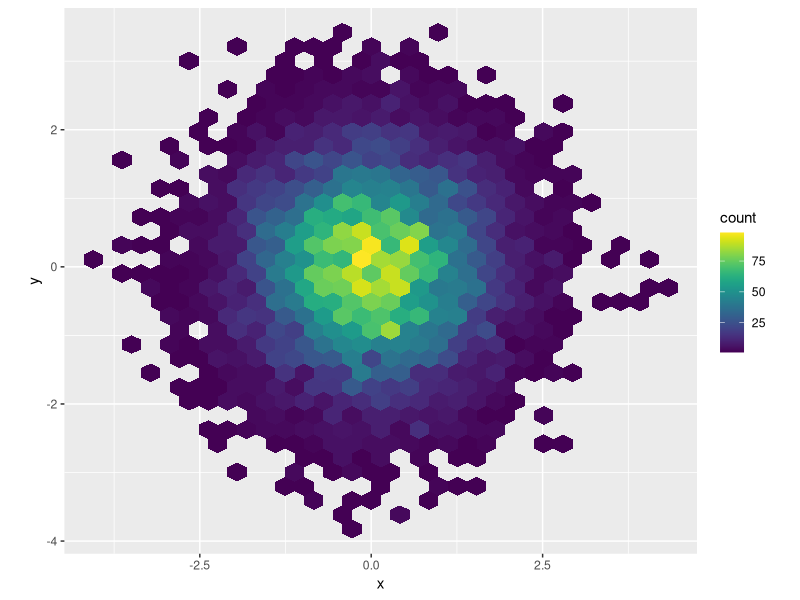
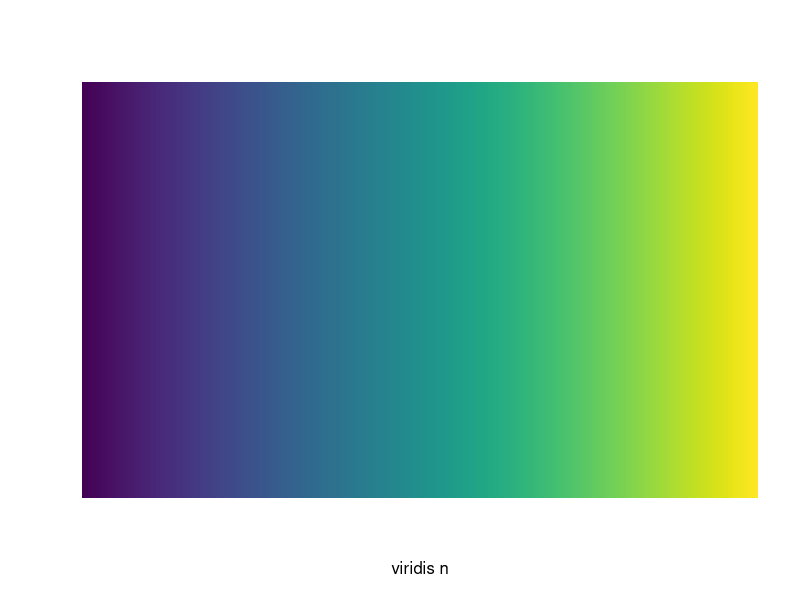

These charts were generated, in order, by the following R code:
library(viridisLite)


### Name: viridis
### Title: Matplotlib 'viridis' and 'cividis' color map
### Aliases: viridis viridisMap magma inferno plasma cividis

### ** Examples

library(ggplot2)
library(hexbin)

dat <- data.frame(x = rnorm(10000), y = rnorm(10000))

ggplot(dat, aes(x = x, y = y)) +
  geom_hex() + coord_fixed() +
  scale_fill_gradientn(colours = viridis(256, option = "D"))

# using code from RColorBrewer to demo the palette
n = 200
image(
  1:n, 1, as.matrix(1:n),
  col = viridis(n, option = "D"),
  xlab = "viridis n", ylab = "", xaxt = "n", yaxt = "n", bty = "n"
)
